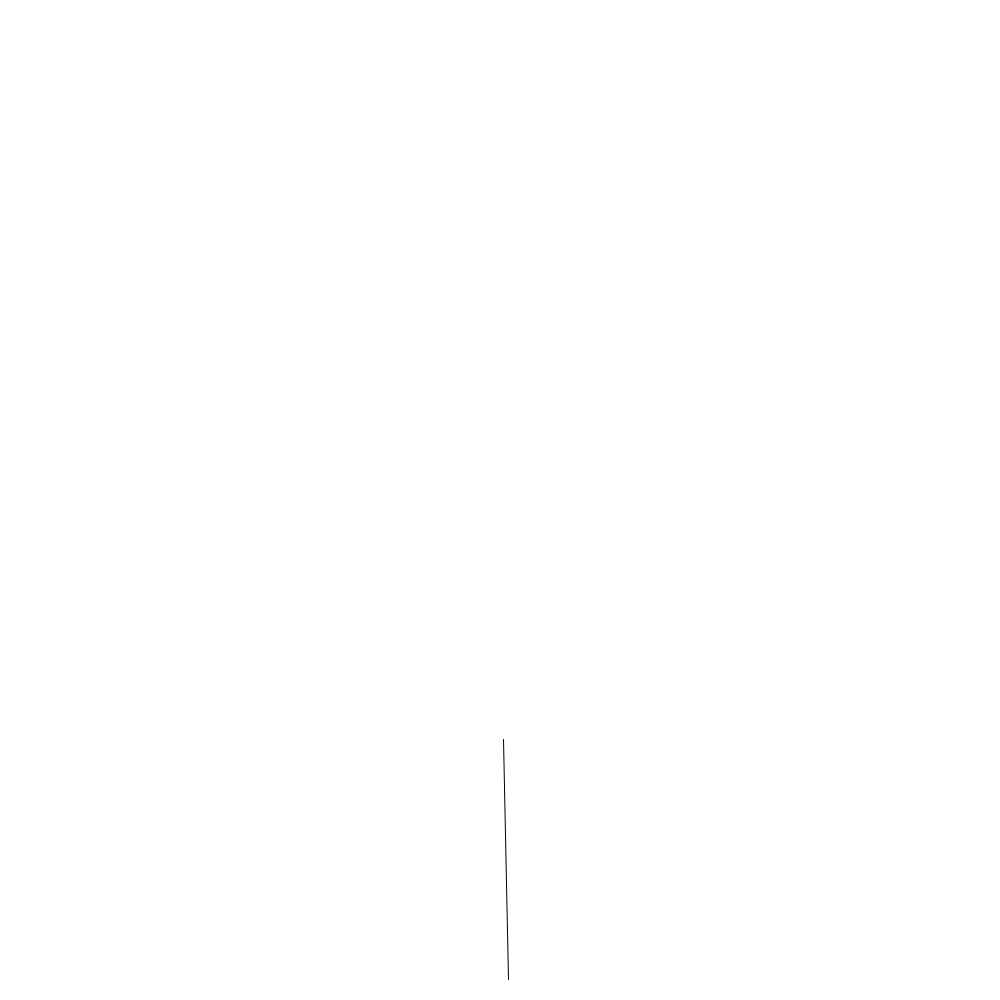
Frame 1 (no input)
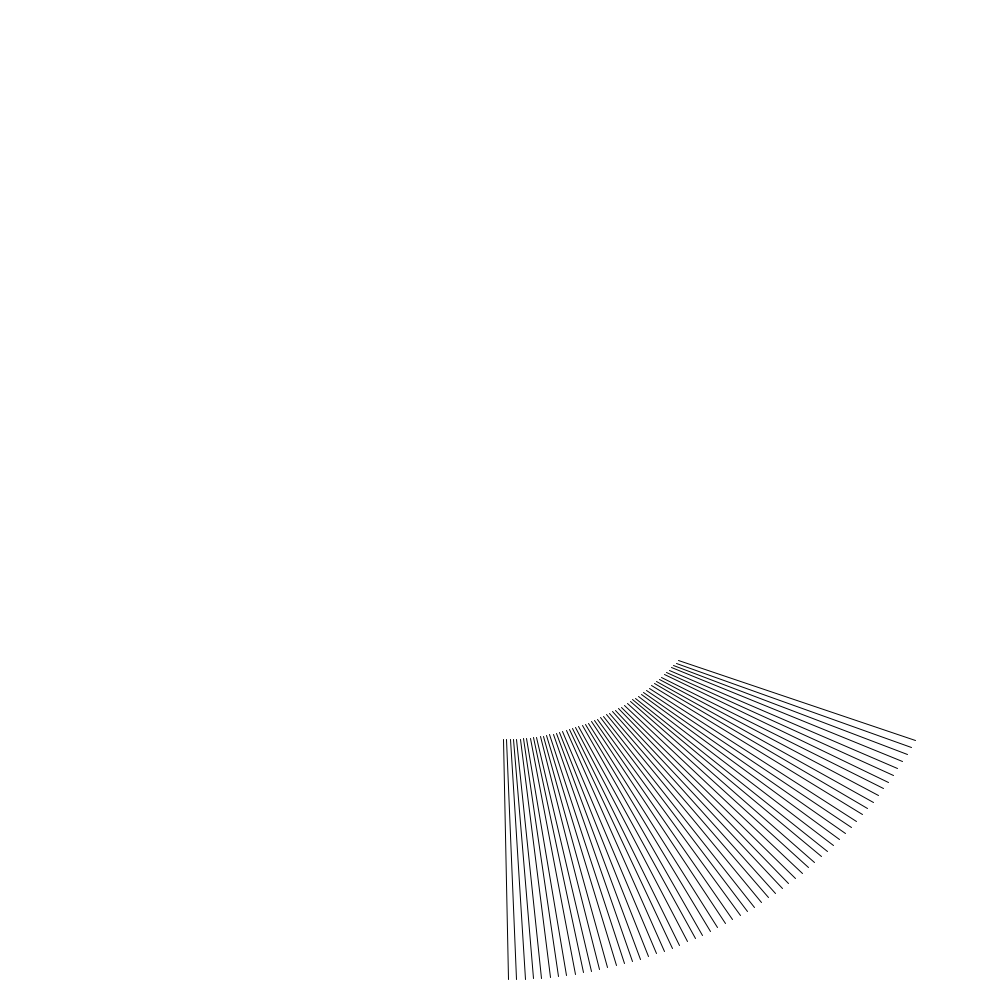
Frame 60 (the mouse pressed at the canvas centre just before this capture)
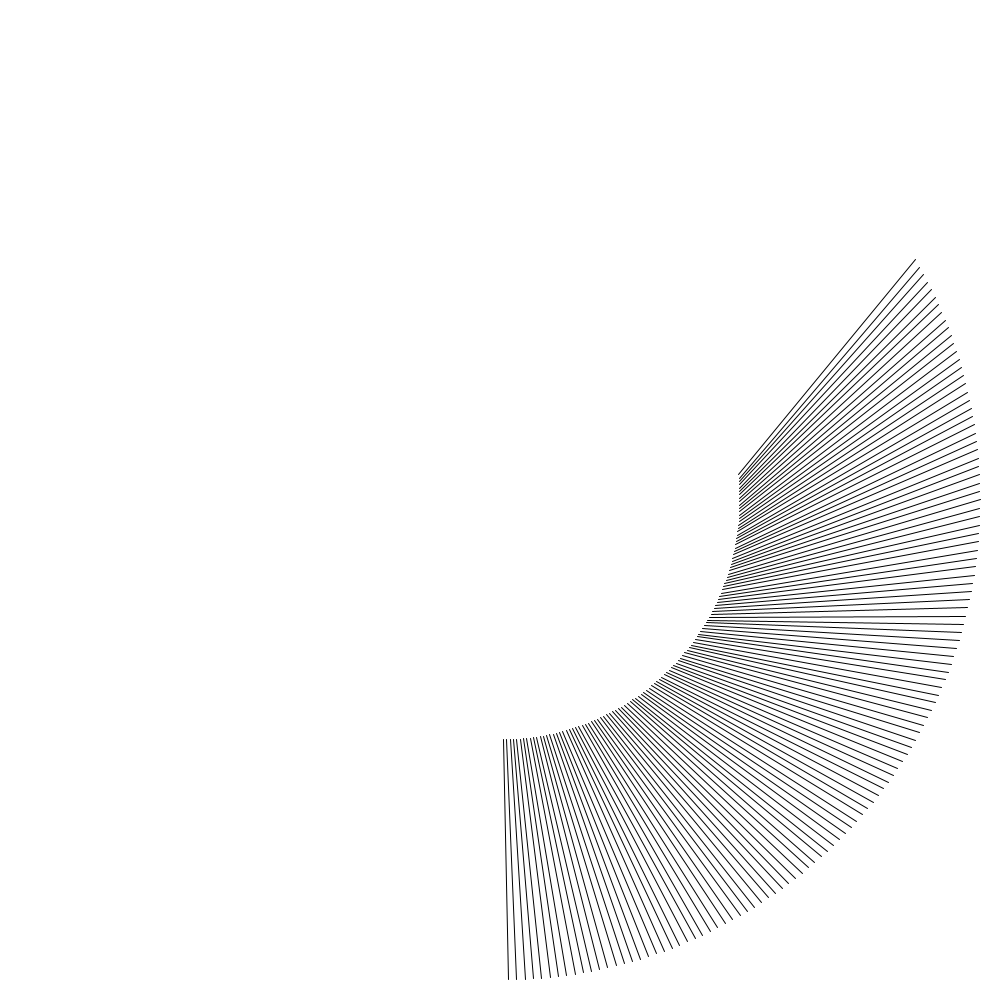
Frame 120 (the mouse held since frame 60 and released just before this capture)

The Processing sketch that drew these frames (run headless with seeded random() and noise(); from frame 60 on, the mouse is pressed at the canvas centre):

// Processing sketch: circle_draw_thing
// ── circle_draw_thing.pde
float r = 480.0;

void setup () {
  size(1000, 1000);
  background(255);
  pixelDensity(2);
}

void draw() {


  float i = frameCount;
  noFill();
  beginShape();
  
    if (i % 1 == 0) {
    vertex(sin(radians(i))*r + width/2, cos(radians(i))*r + height/2);
    vertex(sin(radians(i * .8))*(r * .5) + width/2, cos(radians(i * .8))*(r * .5) + height/2);
    };
    if (frameCount > 360){noLoop();}
  
  //ellipse(width/2, height/2, 180,180);
  
  endShape();
  //r -=.12;
}
